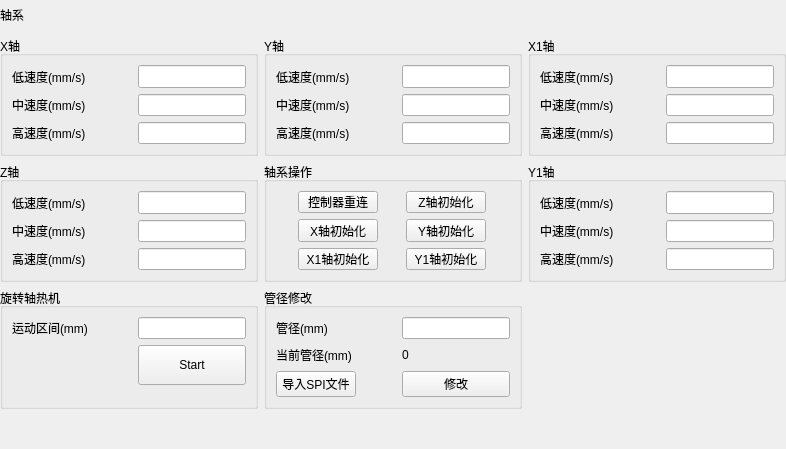
        <widget class="QWidget" name="page_Motion">
         <layout class="QVBoxLayout" name="verticalLayout_6">
          <property name="leftMargin">
           <number>0</number>
          </property>
          <property name="topMargin">
           <number>0</number>
          </property>
          <property name="rightMargin">
           <number>0</number>
          </property>
          <property name="bottomMargin">
           <number>0</number>
          </property>
          <item>
           <layout class="QHBoxLayout" name="horizontalLayout_7">
            <item>
             <widget class="QLabel" name="label_214">
              <property name="minimumSize">
               <size>
                <width>0</width>
                <height>30</height>
               </size>
              </property>
              <property name="maximumSize">
               <size>
                <width>16777215</width>
                <height>30</height>
               </size>
              </property>
              <property name="text">
               <string>轴系</string>
              </property>
             </widget>
            </item>
            <item>
             <spacer name="horizontalSpacer_13">
              <property name="orientation">
               <enum>Qt::Horizontal</enum>
              </property>
              <property name="sizeHint" stdset="0">
               <size>
                <width>40</width>
                <height>20</height>
               </size>
              </property>
             </spacer>
            </item>
           </layout>
          </item>
          <item>
           <layout class="QGridLayout" name="gridLayout_4">
            <item row="0" column="1">
             <widget class="QGroupBox" name="groupBox_MotionY">
              <property name="sizePolicy">
               <sizepolicy hsizetype="Preferred" vsizetype="Preferred">
                <horstretch>0</horstretch>
                <verstretch>0</verstretch>
               </sizepolicy>
              </property>
              <property name="minimumSize">
               <size>
                <width>0</width>
                <height>120</height>
               </size>
              </property>
              <property name="maximumSize">
               <size>
                <width>16777215</width>
                <height>120</height>
               </size>
              </property>
              <property name="title">
               <string>Y轴</string>
              </property>
              <layout class="QFormLayout" name="formLayout_38">
               <property name="fieldGrowthPolicy">
                <enum>QFormLayout::AllNonFixedFieldsGrow</enum>
               </property>
               <property name="formAlignment">
                <set>Qt::AlignLeading|Qt::AlignLeft|Qt::AlignVCenter</set>
               </property>
               <item row="0" column="0">
                <widget class="QLabel" name="label_265">
                 <property name="sizePolicy">
                  <sizepolicy hsizetype="Expanding" vsizetype="Expanding">
                   <horstretch>0</horstretch>
                   <verstretch>0</verstretch>
                  </sizepolicy>
                 </property>
                 <property name="minimumSize">
                  <size>
                   <width>120</width>
                   <height>20</height>
                  </size>
                 </property>
                 <property name="text">
                  <string>低速度(mm/s)</string>
                 </property>
                </widget>
               </item>
               <item row="0" column="1">
                <widget class="QLineEdit" name="lineEdit_MotionY_YLowSpeed">
                 <property name="sizePolicy">
                  <sizepolicy hsizetype="Expanding" vsizetype="Expanding">
                   <horstretch>0</horstretch>
                   <verstretch>0</verstretch>
                  </sizepolicy>
                 </property>
                 <property name="minimumSize">
                  <size>
                   <width>80</width>
                   <height>20</height>
                  </size>
                 </property>
                </widget>
               </item>
               <item row="1" column="0">
                <widget class="QLabel" name="label_266">
                 <property name="text">
                  <string>中速度(mm/s)</string>
                 </property>
                </widget>
               </item>
               <item row="1" column="1">
                <widget class="QLineEdit" name="lineEdit_MotionY_YMediumSpeed">
                 <property name="minimumSize">
                  <size>
                   <width>80</width>
                   <height>20</height>
                  </size>
                 </property>
                </widget>
               </item>
               <item row="2" column="0">
                <widget class="QLabel" name="label_267">
                 <property name="text">
                  <string>高速度(mm/s)</string>
                 </property>
                </widget>
               </item>
               <item row="2" column="1">
                <widget class="QLineEdit" name="lineEdit_MotionY_YHighSpeed">
                 <property name="minimumSize">
                  <size>
                   <width>80</width>
                   <height>20</height>
                  </size>
                 </property>
                </widget>
               </item>
              </layout>
             </widget>
            </item>
            <item row="0" column="0">
             <widget class="QGroupBox" name="groupBox_MotionX">
              <property name="sizePolicy">
               <sizepolicy hsizetype="Preferred" vsizetype="Preferred">
                <horstretch>0</horstretch>
                <verstretch>0</verstretch>
               </sizepolicy>
              </property>
              <property name="minimumSize">
               <size>
                <width>0</width>
                <height>120</height>
               </size>
              </property>
              <property name="maximumSize">
               <size>
                <width>16777215</width>
                <height>120</height>
               </size>
              </property>
              <property name="title">
               <string>X轴</string>
              </property>
              <layout class="QFormLayout" name="formLayout_39">
               <property name="fieldGrowthPolicy">
                <enum>QFormLayout::AllNonFixedFieldsGrow</enum>
               </property>
               <property name="formAlignment">
                <set>Qt::AlignLeading|Qt::AlignLeft|Qt::AlignVCenter</set>
               </property>
               <item row="0" column="0">
                <widget class="QLabel" name="label_274">
                 <property name="sizePolicy">
                  <sizepolicy hsizetype="Expanding" vsizetype="Expanding">
                   <horstretch>0</horstretch>
                   <verstretch>0</verstretch>
                  </sizepolicy>
                 </property>
                 <property name="minimumSize">
                  <size>
                   <width>120</width>
                   <height>20</height>
                  </size>
                 </property>
                 <property name="text">
                  <string>低速度(mm/s)</string>
                 </property>
                </widget>
               </item>
               <item row="0" column="1">
                <widget class="QLineEdit" name="lineEdit_MotionX_XLowSpeed">
                 <property name="sizePolicy">
                  <sizepolicy hsizetype="Expanding" vsizetype="Expanding">
                   <horstretch>0</horstretch>
                   <verstretch>0</verstretch>
                  </sizepolicy>
                 </property>
                 <property name="minimumSize">
                  <size>
                   <width>80</width>
                   <height>20</height>
                  </size>
                 </property>
                </widget>
               </item>
               <item row="1" column="0">
                <widget class="QLabel" name="label_275">
                 <property name="text">
                  <string>中速度(mm/s)</string>
                 </property>
                </widget>
               </item>
               <item row="1" column="1">
                <widget class="QLineEdit" name="lineEdit_MotionX_XMediumSpeed">
                 <property name="minimumSize">
                  <size>
                   <width>0</width>
                   <height>20</height>
                  </size>
                 </property>
                </widget>
               </item>
               <item row="2" column="0">
                <widget class="QLabel" name="label_276">
                 <property name="text">
                  <string>高速度(mm/s)</string>
                 </property>
                </widget>
               </item>
               <item row="2" column="1">
                <widget class="QLineEdit" name="lineEdit_MotionX_XHighSpeed">
                 <property name="minimumSize">
                  <size>
                   <width>0</width>
                   <height>20</height>
                  </size>
                 </property>
                </widget>
               </item>
              </layout>
             </widget>
            </item>
            <item row="0" column="2" rowspan="2">
             <layout class="QVBoxLayout" name="verticalLayout_5">
              <item>
               <widget class="QGroupBox" name="groupBox_MotionX1">
                <property name="sizePolicy">
                 <sizepolicy hsizetype="Preferred" vsizetype="Preferred">
                  <horstretch>0</horstretch>
                  <verstretch>0</verstretch>
                 </sizepolicy>
                </property>
                <property name="minimumSize">
                 <size>
                  <width>0</width>
                  <height>120</height>
                 </size>
                </property>
                <property name="maximumSize">
                 <size>
                  <width>16777215</width>
                  <height>120</height>
                 </size>
                </property>
                <property name="title">
                 <string>X1轴</string>
                </property>
                <layout class="QFormLayout" name="formLayout_37">
                 <property name="fieldGrowthPolicy">
                  <enum>QFormLayout::AllNonFixedFieldsGrow</enum>
                 </property>
                 <property name="formAlignment">
                  <set>Qt::AlignLeading|Qt::AlignLeft|Qt::AlignVCenter</set>
                 </property>
                 <item row="0" column="1">
                  <widget class="QLineEdit" name="lineEdit_MotionX1_X1LowSpeed">
                   <property name="sizePolicy">
                    <sizepolicy hsizetype="Expanding" vsizetype="Expanding">
                     <horstretch>0</horstretch>
                     <verstretch>0</verstretch>
                    </sizepolicy>
                   </property>
                   <property name="minimumSize">
                    <size>
                     <width>80</width>
                     <height>20</height>
                    </size>
                   </property>
                  </widget>
                 </item>
                 <item row="1" column="0">
                  <widget class="QLabel" name="label_232">
                   <property name="text">
                    <string>中速度(mm/s)</string>
                   </property>
                  </widget>
                 </item>
                 <item row="1" column="1">
                  <widget class="QLineEdit" name="lineEdit_MotionX1_X1MediumSpeed">
                   <property name="minimumSize">
                    <size>
                     <width>80</width>
                     <height>20</height>
                    </size>
                   </property>
                  </widget>
                 </item>
                 <item row="2" column="0">
                  <widget class="QLabel" name="label_242">
                   <property name="text">
                    <string>高速度(mm/s)</string>
                   </property>
                  </widget>
                 </item>
                 <item row="2" column="1">
                  <widget class="QLineEdit" name="lineEdit_MotionX1_X1HighSpeed">
                   <property name="minimumSize">
                    <size>
                     <width>80</width>
                     <height>20</height>
                    </size>
                   </property>
                  </widget>
                 </item>
                 <item row="0" column="0">
                  <widget class="QLabel" name="label_222">
                   <property name="sizePolicy">
                    <sizepolicy hsizetype="Expanding" vsizetype="Expanding">
                     <horstretch>0</horstretch>
                     <verstretch>0</verstretch>
                    </sizepolicy>
                   </property>
                   <property name="minimumSize">
                    <size>
                     <width>120</width>
                     <height>20</height>
                    </size>
                   </property>
                   <property name="maximumSize">
                    <size>
                     <width>120</width>
                     <height>16777215</height>
                    </size>
                   </property>
                   <property name="text">
                    <string>低速度(mm/s)</string>
                   </property>
                  </widget>
                 </item>
                </layout>
               </widget>
              </item>
              <item>
               <widget class="QGroupBox" name="groupBox_MotionY1">
                <property name="sizePolicy">
                 <sizepolicy hsizetype="Preferred" vsizetype="Preferred">
                  <horstretch>0</horstretch>
                  <verstretch>0</verstretch>
                 </sizepolicy>
                </property>
                <property name="minimumSize">
                 <size>
                  <width>0</width>
                  <height>120</height>
                 </size>
                </property>
                <property name="maximumSize">
                 <size>
                  <width>16777215</width>
                  <height>120</height>
                 </size>
                </property>
                <property name="title">
                 <string>Y1轴</string>
                </property>
                <layout class="QFormLayout" name="formLayout_41">
                 <property name="fieldGrowthPolicy">
                  <enum>QFormLayout::AllNonFixedFieldsGrow</enum>
                 </property>
                 <property name="formAlignment">
                  <set>Qt::AlignLeading|Qt::AlignLeft|Qt::AlignVCenter</set>
                 </property>
                 <item row="0" column="0">
                  <widget class="QLabel" name="label_292">
                   <property name="sizePolicy">
                    <sizepolicy hsizetype="Expanding" vsizetype="Expanding">
                     <horstretch>0</horstretch>
                     <verstretch>0</verstretch>
                    </sizepolicy>
                   </property>
                   <property name="minimumSize">
                    <size>
                     <width>120</width>
                     <height>20</height>
                    </size>
                   </property>
                   <property name="maximumSize">
                    <size>
                     <width>120</width>
                     <height>16777215</height>
                    </size>
                   </property>
                   <property name="text">
                    <string>低速度(mm/s)</string>
                   </property>
                  </widget>
                 </item>
                 <item row="0" column="1">
                  <widget class="QLineEdit" name="lineEdit_MotionY1_Y1LowSpeed">
                   <property name="sizePolicy">
                    <sizepolicy hsizetype="Expanding" vsizetype="Expanding">
                     <horstretch>0</horstretch>
                     <verstretch>0</verstretch>
                    </sizepolicy>
                   </property>
                   <property name="minimumSize">
                    <size>
                     <width>80</width>
                     <height>20</height>
                    </size>
                   </property>
                  </widget>
                 </item>
                 <item row="1" column="0">
                  <widget class="QLabel" name="label_293">
                   <property name="text">
                    <string>中速度(mm/s)</string>
                   </property>
                  </widget>
                 </item>
                 <item row="1" column="1">
                  <widget class="QLineEdit" name="lineEdit_MotionY1_Y1MediumSpeed">
                   <property name="minimumSize">
                    <size>
                     <width>80</width>
                     <height>20</height>
                    </size>
                   </property>
                  </widget>
                 </item>
                 <item row="2" column="0">
                  <widget class="QLabel" name="label_294">
                   <property name="text">
                    <string>高速度(mm/s)</string>
                   </property>
                  </widget>
                 </item>
                 <item row="2" column="1">
                  <widget class="QLineEdit" name="lineEdit_MotionY1_Y1HighSpeed">
                   <property name="minimumSize">
                    <size>
                     <width>80</width>
                     <height>20</height>
                    </size>
                   </property>
                  </widget>
                 </item>
                </layout>
               </widget>
              </item>
             </layout>
            </item>
            <item row="2" column="1">
             <widget class="QGroupBox" name="groupBox_PipeDiameter">
              <property name="minimumSize">
               <size>
                <width>201</width>
                <height>0</height>
               </size>
              </property>
              <property name="title">
               <string>管径修改</string>
              </property>
              <layout class="QFormLayout" name="formLayout_20">
               <item row="0" column="0">
                <widget class="QLabel" name="label_45">
                 <property name="text">
                  <string>管径(mm)</string>
                 </property>
                </widget>
               </item>
               <item row="1" column="0">
                <widget class="QLabel" name="label_49">
                 <property name="minimumSize">
                  <size>
                   <width>120</width>
                   <height>20</height>
                  </size>
                 </property>
                 <property name="text">
                  <string>当前管径(mm)</string>
                 </property>
                </widget>
               </item>
               <item row="1" column="1">
                <widget class="QLabel" name="label_PipeDiameter_RealPipeDiameter">
                 <property name="minimumSize">
                  <size>
                   <width>80</width>
                   <height>20</height>
                  </size>
                 </property>
                 <property name="text">
                  <string>0</string>
                 </property>
                </widget>
               </item>
               <item row="2" column="0">
                <widget class="QPushButton" name="pushButtom_PipeDiameter_LoadSPI">
                 <property name="sizePolicy">
                  <sizepolicy hsizetype="Minimum" vsizetype="Fixed">
                   <horstretch>0</horstretch>
                   <verstretch>0</verstretch>
                  </sizepolicy>
                 </property>
                 <property name="minimumSize">
                  <size>
                   <width>80</width>
                   <height>25</height>
                  </size>
                 </property>
                 <property name="focusPolicy">
                  <enum>Qt::NoFocus</enum>
                 </property>
                 <property name="text">
                  <string>导入SPI文件</string>
                 </property>
                </widget>
               </item>
               <item row="2" column="1">
                <widget class="QPushButton" name="pushButtom_PipeDiameter_Modify">
                 <property name="minimumSize">
                  <size>
                   <width>80</width>
                   <height>25</height>
                  </size>
                 </property>
                 <property name="focusPolicy">
                  <enum>Qt::NoFocus</enum>
                 </property>
                 <property name="text">
                  <string>修改</string>
                 </property>
                </widget>
               </item>
               <item row="0" column="1">
                <widget class="QLineEdit" name="lineEdit_PipeDiameter_PipeDiameter"/>
               </item>
              </layout>
             </widget>
            </item>
            <item row="1" column="0">
             <widget class="QGroupBox" name="groupBox_MotionZ">
              <property name="sizePolicy">
               <sizepolicy hsizetype="Preferred" vsizetype="Preferred">
                <horstretch>0</horstretch>
                <verstretch>0</verstretch>
               </sizepolicy>
              </property>
              <property name="minimumSize">
               <size>
                <width>0</width>
                <height>120</height>
               </size>
              </property>
              <property name="maximumSize">
               <size>
                <width>16777215</width>
                <height>120</height>
               </size>
              </property>
              <property name="title">
               <string>Z轴</string>
              </property>
              <layout class="QFormLayout" name="formLayout_40">
               <property name="fieldGrowthPolicy">
                <enum>QFormLayout::AllNonFixedFieldsGrow</enum>
               </property>
               <property name="formAlignment">
                <set>Qt::AlignLeading|Qt::AlignLeft|Qt::AlignVCenter</set>
               </property>
               <item row="0" column="0">
                <widget class="QLabel" name="label_283">
                 <property name="sizePolicy">
                  <sizepolicy hsizetype="Expanding" vsizetype="Expanding">
                   <horstretch>0</horstretch>
                   <verstretch>0</verstretch>
                  </sizepolicy>
                 </property>
                 <property name="minimumSize">
                  <size>
                   <width>120</width>
                   <height>20</height>
                  </size>
                 </property>
                 <property name="maximumSize">
                  <size>
                   <width>120</width>
                   <height>16777215</height>
                  </size>
                 </property>
                 <property name="text">
                  <string>低速度(mm/s)</string>
                 </property>
                </widget>
               </item>
               <item row="0" column="1">
                <widget class="QLineEdit" name="lineEdit_MotionZ_ZLowSpeed">
                 <property name="sizePolicy">
                  <sizepolicy hsizetype="Expanding" vsizetype="Expanding">
                   <horstretch>0</horstretch>
                   <verstretch>0</verstretch>
                  </sizepolicy>
                 </property>
                 <property name="minimumSize">
                  <size>
                   <width>80</width>
                   <height>20</height>
                  </size>
                 </property>
                </widget>
               </item>
               <item row="1" column="0">
                <widget class="QLabel" name="label_284">
                 <property name="text">
                  <string>中速度(mm/s)</string>
                 </property>
                </widget>
               </item>
               <item row="1" column="1">
                <widget class="QLineEdit" name="lineEdit_MotionZ_ZMediumSpeed">
                 <property name="minimumSize">
                  <size>
                   <width>0</width>
                   <height>20</height>
                  </size>
                 </property>
                </widget>
               </item>
               <item row="2" column="0">
                <widget class="QLabel" name="label_285">
                 <property name="text">
                  <string>高速度(mm/s)</string>
                 </property>
                </widget>
               </item>
               <item row="2" column="1">
                <widget class="QLineEdit" name="lineEdit_MotionZ_ZHighSpeed">
                 <property name="minimumSize">
                  <size>
                   <width>0</width>
                   <height>20</height>
                  </size>
                 </property>
                </widget>
               </item>
              </layout>
             </widget>
            </item>
            <item row="1" column="1">
             <widget class="QGroupBox" name="groupBox_MotionOperate">
              <property name="sizePolicy">
               <sizepolicy hsizetype="Preferred" vsizetype="Preferred">
                <horstretch>0</horstretch>
                <verstretch>0</verstretch>
               </sizepolicy>
              </property>
              <property name="minimumSize">
               <size>
                <width>0</width>
                <height>120</height>
               </size>
              </property>
              <property name="maximumSize">
               <size>
                <width>16777215</width>
                <height>120</height>
               </size>
              </property>
              <property name="title">
               <string>轴系操作</string>
              </property>
              <layout class="QGridLayout" name="gridLayout_7">
               <item row="0" column="1">
                <widget class="QPushButton" name="pushButton_MotionOperate_InitZ">
                 <property name="minimumSize">
                  <size>
                   <width>80</width>
                   <height>20</height>
                  </size>
                 </property>
                 <property name="maximumSize">
                  <size>
                   <width>80</width>
                   <height>16777215</height>
                  </size>
                 </property>
                 <property name="focusPolicy">
                  <enum>Qt::NoFocus</enum>
                 </property>
                 <property name="text">
                  <string>Z轴初始化</string>
                 </property>
                </widget>
               </item>
               <item row="1" column="0">
                <widget class="QPushButton" name="pushButton_MotionOperate_InitX">
                 <property name="minimumSize">
                  <size>
                   <width>80</width>
                   <height>20</height>
                  </size>
                 </property>
                 <property name="maximumSize">
                  <size>
                   <width>80</width>
                   <height>16777215</height>
                  </size>
                 </property>
                 <property name="focusPolicy">
                  <enum>Qt::NoFocus</enum>
                 </property>
                 <property name="text">
                  <string>X轴初始化</string>
                 </property>
                </widget>
               </item>
               <item row="0" column="0">
                <widget class="QPushButton" name="pushButton_MotionOperate_ReBoot">
                 <property name="minimumSize">
                  <size>
                   <width>80</width>
                   <height>20</height>
                  </size>
                 </property>
                 <property name="maximumSize">
                  <size>
                   <width>80</width>
                   <height>16777215</height>
                  </size>
                 </property>
                 <property name="focusPolicy">
                  <enum>Qt::NoFocus</enum>
                 </property>
                 <property name="text">
                  <string>控制器重连</string>
                 </property>
                </widget>
               </item>
               <item row="2" column="0">
                <widget class="QPushButton" name="pushButton_MotionOperate_InitX1">
                 <property name="minimumSize">
                  <size>
                   <width>80</width>
                   <height>20</height>
                  </size>
                 </property>
                 <property name="maximumSize">
                  <size>
                   <width>80</width>
                   <height>16777215</height>
                  </size>
                 </property>
                 <property name="focusPolicy">
                  <enum>Qt::NoFocus</enum>
                 </property>
                 <property name="text">
                  <string>X1轴初始化</string>
                 </property>
                </widget>
               </item>
               <item row="1" column="1">
                <widget class="QPushButton" name="pushButton_MotionOperate_InitY">
                 <property name="minimumSize">
                  <size>
                   <width>80</width>
                   <height>20</height>
                  </size>
                 </property>
                 <property name="maximumSize">
                  <size>
                   <width>80</width>
                   <height>16777215</height>
                  </size>
                 </property>
                 <property name="focusPolicy">
                  <enum>Qt::NoFocus</enum>
                 </property>
                 <property name="text">
                  <string>Y轴初始化</string>
                 </property>
                </widget>
               </item>
               <item row="2" column="1">
                <widget class="QPushButton" name="pushButton_MotionOperate_InitY1">
                 <property name="minimumSize">
                  <size>
                   <width>80</width>
                   <height>20</height>
                  </size>
                 </property>
                 <property name="maximumSize">
                  <size>
                   <width>80</width>
                   <height>16777215</height>
                  </size>
                 </property>
                 <property name="focusPolicy">
                  <enum>Qt::NoFocus</enum>
                 </property>
                 <property name="text">
                  <string>Y1轴初始化</string>
                 </property>
                </widget>
               </item>
              </layout>
             </widget>
            </item>
            <item row="3" column="1">
             <spacer name="verticalSpacer_20">
              <property name="orientation">
               <enum>Qt::Vertical</enum>
              </property>
              <property name="sizeHint" stdset="0">
               <size>
                <width>20</width>
                <height>40</height>
               </size>
              </property>
             </spacer>
            </item>
            <item row="2" column="0">
             <widget class="QGroupBox" name="groupBox_Round">
              <property name="minimumSize">
               <size>
                <width>201</width>
                <height>0</height>
               </size>
              </property>
              <property name="title">
               <string>旋转轴热机</string>
              </property>
              <layout class="QFormLayout" name="formLayout_21">
               <item row="0" column="0">
                <widget class="QLabel" name="label_301">
                 <property name="minimumSize">
                  <size>
                   <width>120</width>
                   <height>20</height>
                  </size>
                 </property>
                 <property name="maximumSize">
                  <size>
                   <width>16777215</width>
                   <height>25</height>
                  </size>
                 </property>
                 <property name="text">
                  <string>运动区间(mm)</string>
                 </property>
                </widget>
               </item>
               <item row="0" column="1">
                <widget class="QLineEdit" name="lineEdit_Round_RoundDistance">
                 <property name="minimumSize">
                  <size>
                   <width>80</width>
                   <height>20</height>
                  </size>
                 </property>
                </widget>
               </item>
               <item row="1" column="1">
                <widget class="QPushButton" name="pushButton_Round_RoundMove">
                 <property name="enabled">
                  <bool>true</bool>
                 </property>
                 <property name="minimumSize">
                  <size>
                   <width>0</width>
                   <height>40</height>
                  </size>
                 </property>
                 <property name="focusPolicy">
                  <enum>Qt::NoFocus</enum>
                 </property>
                 <property name="text">
                  <string>Start</string>
                 </property>
                </widget>
               </item>
              </layout>
             </widget>
            </item>
           </layout>
          </item>
         </layout>
        </widget>
